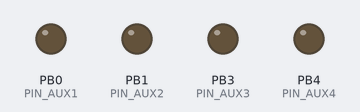
A sketch run on a simulated ATtiny85, built with avr-gcc and run on an emulated ATtiny85. Shown: output pins drawn as LEDs (lit = HIGH).

Above: at 0.2 s.
At 1.2 s:
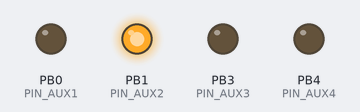
At 1.7 s:
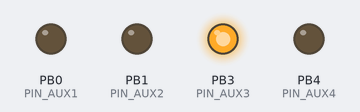
At 2.7 s:
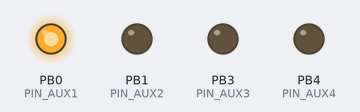
At 4.2 s:
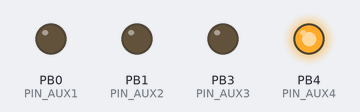
Timing chart, 0 to 4.6 s (numbered marks = the images above):
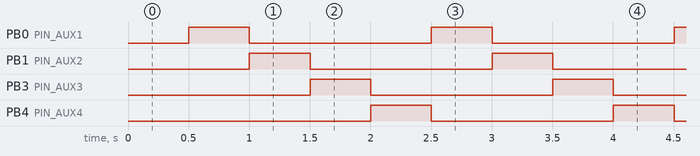

The sketch:

ATtiny85_DigitalLchika.ino
```cpp
// (licence header left out)
#include  <arduino.h>
//Task Schedule
unsigned long gPreviousL5 = 0;

#define ON 1
#define OFF 0

#define PIN_AUX1 0      // Atiny85 PB0(5pin)O7 analogwrite head light
#define PIN_AUX2 1      // Atiny85 PB1(6pin)O6 analogwrite tail light
#define PIN_AUX3 3      // Atint85 PB3(2pin)O3             sign light
#define PIN_AUX4 4      // Atiny85 PB4(3pin)O2 analogwrite room light

void setup() {
  pinMode(PIN_AUX1, OUTPUT);
  digitalWrite(PIN_AUX1, OFF);
  pinMode(PIN_AUX2, OUTPUT);
  digitalWrite(PIN_AUX2, OFF);
  pinMode(PIN_AUX3, OUTPUT);
  digitalWrite(PIN_AUX3, OFF);
  pinMode(PIN_AUX4, OUTPUT);
  digitalWrite(PIN_AUX4, OFF);
}

void loop() {
  if ( (millis() - gPreviousL5) >= 500) {
    led();
    gPreviousL5 = millis();
  }
}

void led(){
  static char state = 0;

  switch(state){
    case 0:
            digitalWrite(PIN_AUX1,ON);
            digitalWrite(PIN_AUX2,OFF);
            digitalWrite(PIN_AUX3,OFF);
            digitalWrite(PIN_AUX4,OFF);
            state = 1;
            break;
    case 1:
            digitalWrite(PIN_AUX1,OFF);
            digitalWrite(PIN_AUX2,ON);
            digitalWrite(PIN_AUX3,OFF);
            digitalWrite(PIN_AUX4,OFF);
            state = 2;
            break;
    case 2:
            digitalWrite(PIN_AUX1,OFF);
            digitalWrite(PIN_AUX2,OFF);
            digitalWrite(PIN_AUX3,ON);
            digitalWrite(PIN_AUX4,OFF);
            state = 3;
            break;
    case 3:
            digitalWrite(PIN_AUX1,OFF);
            digitalWrite(PIN_AUX2,OFF);
            digitalWrite(PIN_AUX3,OFF);
            digitalWrite(PIN_AUX4,ON);
            state = 0;
            break;
    default:
            break;

  }
}
```

Measured:
- by itself, PB0 (PIN_AUX1), PB1 (PIN_AUX2), PB3 (PIN_AUX3), PB4 (PIN_AUX4): alternates HIGH for 0.50 s and LOW for 1.5 s
- by itself, everything shown: repeats every 2.0 s, in 4 steps
